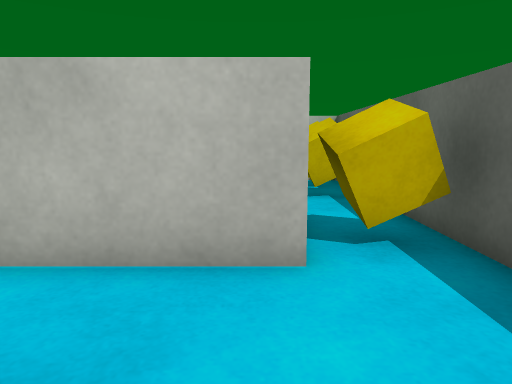
[1] (above)

15 first-person views from a walk through a 3-D level made in the Unity game engine. The camera is 0.62 m above the floor, tilts 8° down and sees 70° across. The floor is counted in squares, 0.5 m on a side. Each view is taken from the middle of a square. On the plan, view 1 faces up. The plan holds only what a view shows up to about 15 squares ahead; the rest is blank. The player character is not drawn. Surface patterns are stand-ins for the level's own textures.

[2]
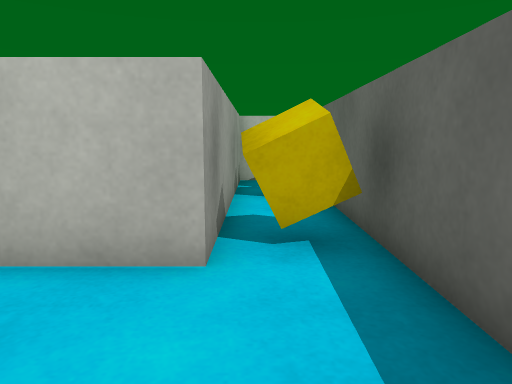

[3]
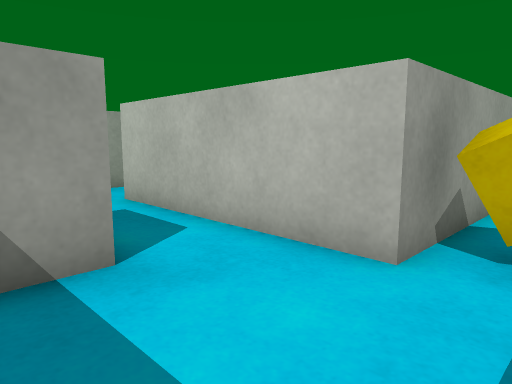

[4]
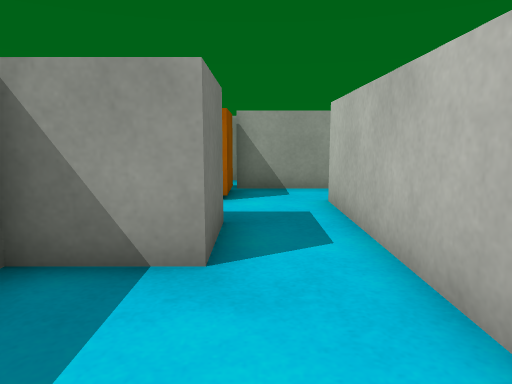

[5]
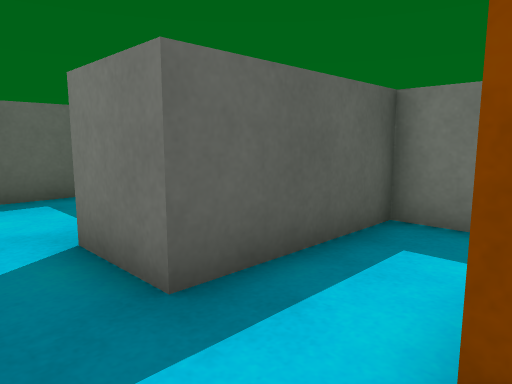

[6]
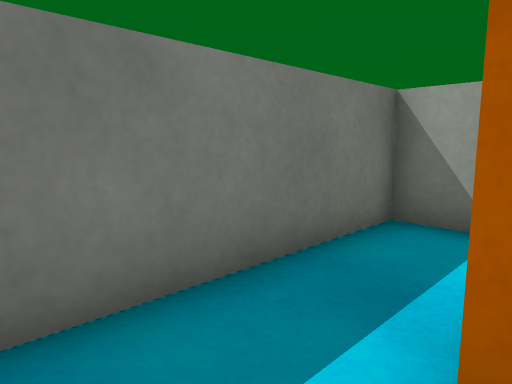

[7]
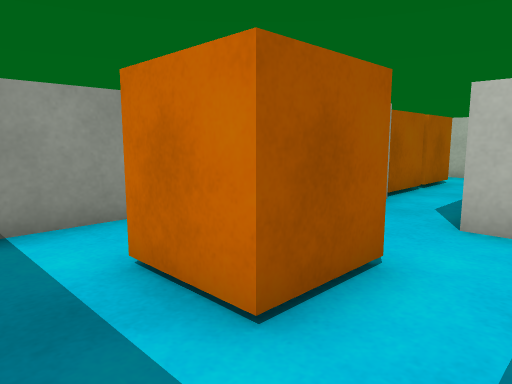

[8]
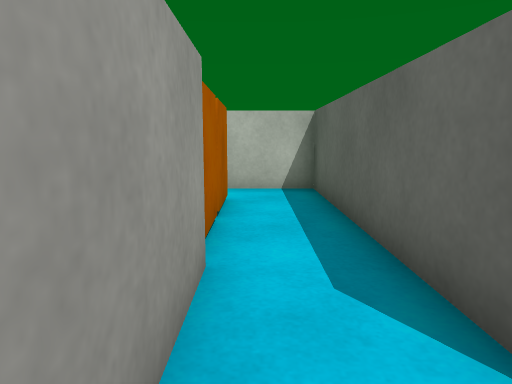

[9]
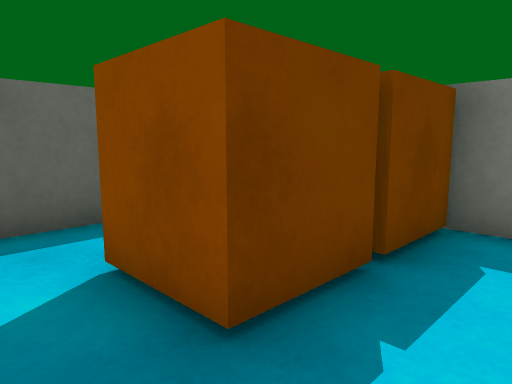

[10]
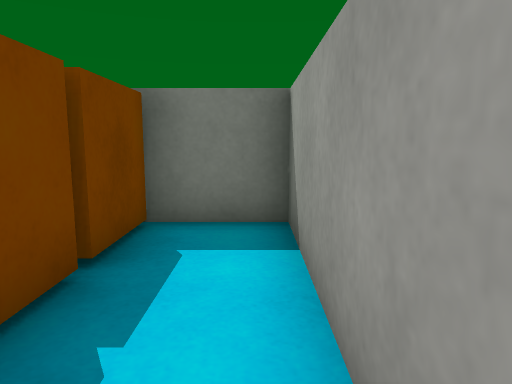

[11]
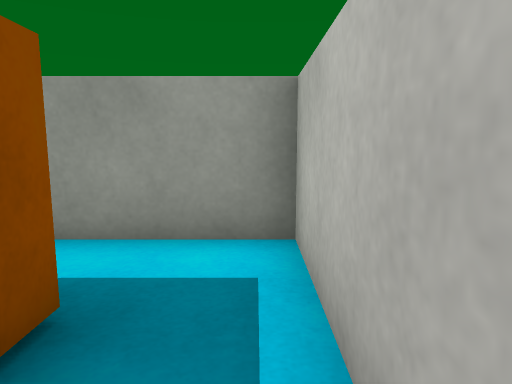

[12]
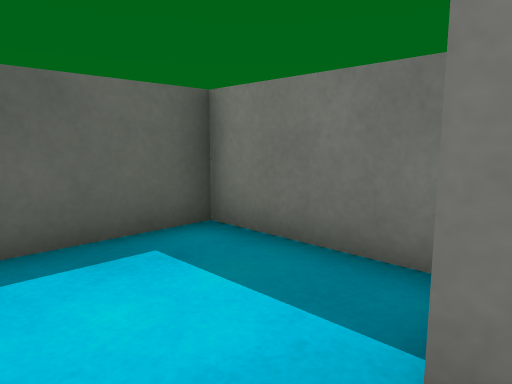

[13]
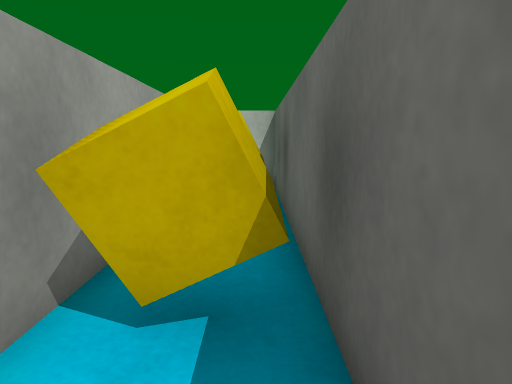

[14]
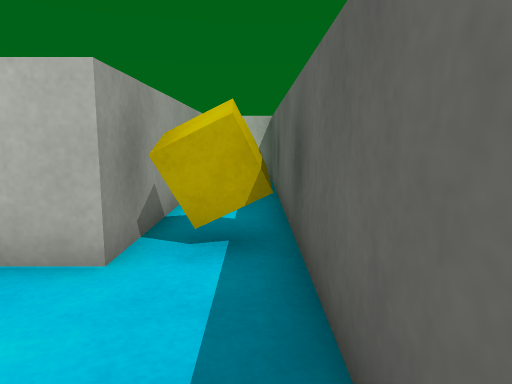

[15]
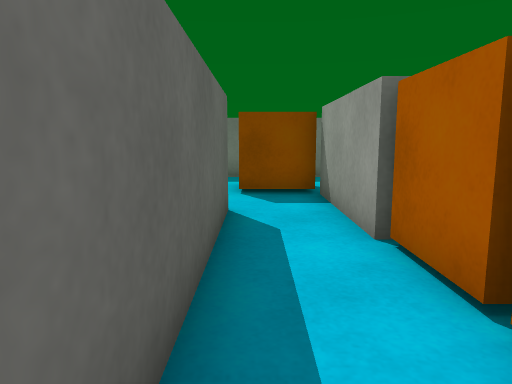

### Floor plan
Ten units are one square. View 1 is at (0, 0); x grows to the right and y downward. Boxes are objects, and circles mark ways between rooms. Rooms are numbered by the first view taken in them; rooms with no view inside come last. Other rooms are left out.
<svg viewBox="-120 -120 150 150">
<path fill="none" stroke="#000" d="M-15 -15 -15 5 25 5 25 -115 5 -115M5 -111 5 -35 -15 -35M-95 -15 -95 25 -35 25 -35 -15 -15 -15M-75 -35 -75 -15M-15 -35 -55 -35M-75 -55 -75 -35M-55 -35 -55 -115 -115 -115 -115 -55 -92 -55"/>
<rect x="5" y="-55" width="20" height="20" fill="#bbb"><title>other object</title></rect>
<rect x="5" y="-85" width="20" height="10" fill="#bbb"><title>other object</title></rect>
<rect x="5" y="-105" width="20" height="10" fill="#bbb"><title>other object</title></rect>
<rect x="-75" y="-15" width="20" height="20" fill="#bbb"><title>other object</title></rect>
<rect x="-95" y="-85" width="20" height="30" fill="#bbb"><title>other object</title></rect>
<rect x="-95" y="-105" width="20" height="20" fill="#bbb"><title>other object</title></rect>
<circle cx="-25" cy="-25" r="3" fill="#2a7"/>
<circle cx="-65" cy="-45" r="3" fill="#2a7"/>
<text x="10" y="-50">1</text>
<text x="-60" y="0">2</text>
<text x="-80" y="-80">3</text>
</svg>
Room 1 opens to room 2. Room 2 opens to room 3.

Where each view was taken, in squares from view 1:
view 1: 0 up, 0 right, facing up
view 2: 0 up, 1 right, facing up
view 3: 0 up, 2 right, facing up-left
view 4: 2 up, 2 right, facing left
view 5: 3 up, 6 left, facing down-right
view 6: 0 up, 4 left, facing down-left
view 7: 2 down, 4 left, facing up-left
view 8: 2 up, 7 left, facing up
view 9: 11 up, 11 left, facing down-right
view 10: 11 up, 11 left, facing down
view 11: 11 up, 7 left, facing left
view 12: 3 up, 2 left, facing down-right
view 13: 2 up, 2 right, facing up
view 14: 0 up, 2 right, facing up
view 15: 10 up, 6 left, facing down
